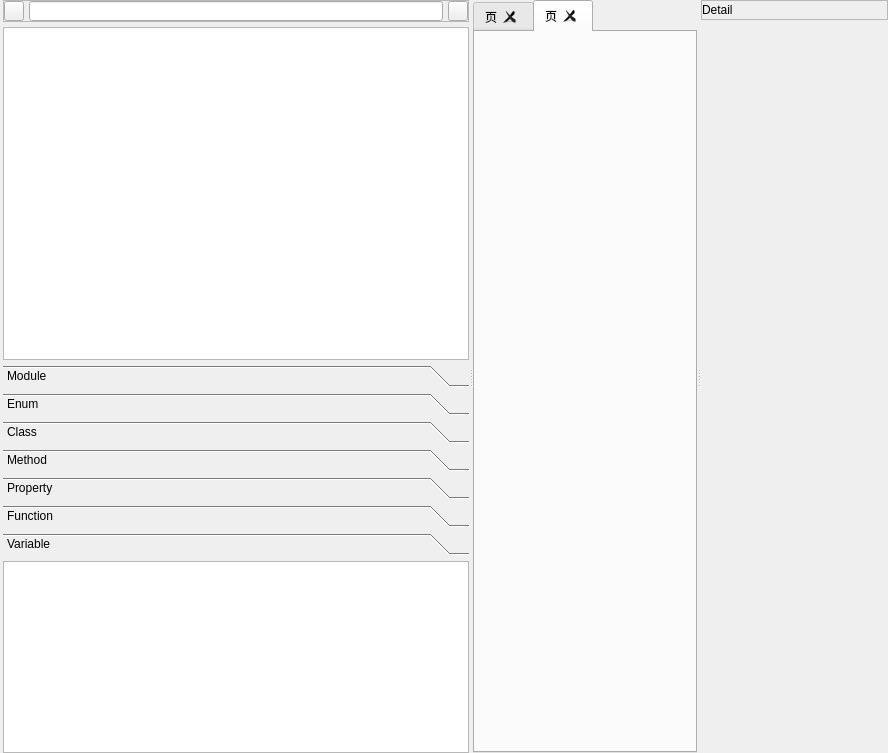
<?xml version="1.0" encoding="UTF-8"?>
<ui version="4.0">
 <class>ASTTabWidget</class>
 <widget class="QWidget" name="ASTTabWidget">
  <property name="geometry">
   <rect>
    <x>0</x>
    <y>0</y>
    <width>888</width>
    <height>753</height>
   </rect>
  </property>
  <property name="windowTitle">
   <string>AST Tab</string>
  </property>
  <layout class="QVBoxLayout" name="verticalLayout">
   <property name="spacing">
    <number>0</number>
   </property>
   <property name="leftMargin">
    <number>0</number>
   </property>
   <property name="topMargin">
    <number>0</number>
   </property>
   <property name="rightMargin">
    <number>0</number>
   </property>
   <property name="bottomMargin">
    <number>0</number>
   </property>
   <item>
    <widget class="QSplitter" name="splitter">
     <property name="orientation">
      <enum>Qt::Horizontal</enum>
     </property>
     <widget class="QWidget" name="widget" native="true">
      <layout class="QVBoxLayout" name="verticalLayout_2">
       <property name="spacing">
        <number>5</number>
       </property>
       <property name="leftMargin">
        <number>3</number>
       </property>
       <property name="topMargin">
        <number>0</number>
       </property>
       <property name="rightMargin">
        <number>0</number>
       </property>
       <property name="bottomMargin">
        <number>0</number>
       </property>
       <item>
        <widget class="QFrame" name="frame">
         <property name="frameShape">
          <enum>QFrame::StyledPanel</enum>
         </property>
         <property name="frameShadow">
          <enum>QFrame::Raised</enum>
         </property>
         <layout class="QHBoxLayout" name="horizontalLayout">
          <property name="spacing">
           <number>5</number>
          </property>
          <property name="leftMargin">
           <number>0</number>
          </property>
          <property name="topMargin">
           <number>0</number>
          </property>
          <property name="rightMargin">
           <number>0</number>
          </property>
          <property name="bottomMargin">
           <number>0</number>
          </property>
          <item>
           <widget class="QToolButton" name="add">
            <property name="minimumSize">
             <size>
              <width>20</width>
              <height>20</height>
             </size>
            </property>
            <property name="maximumSize">
             <size>
              <width>20</width>
              <height>20</height>
             </size>
            </property>
            <property name="text">
             <string/>
            </property>
           </widget>
          </item>
          <item>
           <widget class="QLineEdit" name="search">
            <property name="minimumSize">
             <size>
              <width>0</width>
              <height>20</height>
             </size>
            </property>
            <property name="maximumSize">
             <size>
              <width>16777215</width>
              <height>20</height>
             </size>
            </property>
            <property name="clearButtonEnabled">
             <bool>true</bool>
            </property>
           </widget>
          </item>
          <item>
           <widget class="QToolButton" name="tool">
            <property name="minimumSize">
             <size>
              <width>20</width>
              <height>20</height>
             </size>
            </property>
            <property name="maximumSize">
             <size>
              <width>20</width>
              <height>20</height>
             </size>
            </property>
            <property name="text">
             <string/>
            </property>
           </widget>
          </item>
         </layout>
        </widget>
       </item>
       <item>
        <widget class="QTreeWidget" name="tree">
         <property name="editTriggers">
          <set>QAbstractItemView::EditKeyPressed|QAbstractItemView::SelectedClicked</set>
         </property>
         <attribute name="headerVisible">
          <bool>false</bool>
         </attribute>
         <column>
          <property name="text">
           <string notr="true">1</string>
          </property>
         </column>
        </widget>
       </item>
       <item>
        <widget class="QToolBox" name="toolBox">
         <property name="currentIndex">
          <number>6</number>
         </property>
         <widget class="QWidget" name="Module">
          <property name="geometry">
           <rect>
            <x>0</x>
            <y>0</y>
            <width>471</width>
            <height>192</height>
           </rect>
          </property>
          <attribute name="label">
           <string>Module</string>
          </attribute>
          <layout class="QVBoxLayout" name="verticalLayout_4">
           <property name="spacing">
            <number>0</number>
           </property>
           <property name="leftMargin">
            <number>0</number>
           </property>
           <property name="topMargin">
            <number>0</number>
           </property>
           <property name="rightMargin">
            <number>0</number>
           </property>
           <property name="bottomMargin">
            <number>0</number>
           </property>
           <item>
            <widget class="QListWidget" name="module_list">
             <property name="editTriggers">
              <set>QAbstractItemView::EditKeyPressed|QAbstractItemView::SelectedClicked</set>
             </property>
            </widget>
           </item>
          </layout>
         </widget>
         <widget class="QWidget" name="Enum">
          <property name="geometry">
           <rect>
            <x>0</x>
            <y>0</y>
            <width>471</width>
            <height>192</height>
           </rect>
          </property>
          <attribute name="label">
           <string>Enum</string>
          </attribute>
          <layout class="QVBoxLayout" name="verticalLayout_5">
           <property name="spacing">
            <number>0</number>
           </property>
           <property name="leftMargin">
            <number>0</number>
           </property>
           <property name="topMargin">
            <number>0</number>
           </property>
           <property name="rightMargin">
            <number>0</number>
           </property>
           <property name="bottomMargin">
            <number>0</number>
           </property>
           <item>
            <widget class="QListWidget" name="enum_list">
             <property name="editTriggers">
              <set>QAbstractItemView::EditKeyPressed|QAbstractItemView::SelectedClicked</set>
             </property>
            </widget>
           </item>
          </layout>
         </widget>
         <widget class="QWidget" name="Class">
          <property name="geometry">
           <rect>
            <x>0</x>
            <y>0</y>
            <width>471</width>
            <height>192</height>
           </rect>
          </property>
          <attribute name="label">
           <string>Class</string>
          </attribute>
          <layout class="QVBoxLayout" name="verticalLayout_6">
           <property name="spacing">
            <number>0</number>
           </property>
           <property name="leftMargin">
            <number>0</number>
           </property>
           <property name="topMargin">
            <number>0</number>
           </property>
           <property name="rightMargin">
            <number>0</number>
           </property>
           <property name="bottomMargin">
            <number>0</number>
           </property>
           <item>
            <widget class="QListWidget" name="class_list">
             <property name="editTriggers">
              <set>QAbstractItemView::EditKeyPressed|QAbstractItemView::SelectedClicked</set>
             </property>
            </widget>
           </item>
          </layout>
         </widget>
         <widget class="QWidget" name="Method">
          <property name="geometry">
           <rect>
            <x>0</x>
            <y>0</y>
            <width>471</width>
            <height>192</height>
           </rect>
          </property>
          <attribute name="label">
           <string>Method</string>
          </attribute>
          <layout class="QVBoxLayout" name="verticalLayout_7">
           <property name="spacing">
            <number>0</number>
           </property>
           <property name="leftMargin">
            <number>0</number>
           </property>
           <property name="topMargin">
            <number>0</number>
           </property>
           <property name="rightMargin">
            <number>0</number>
           </property>
           <property name="bottomMargin">
            <number>0</number>
           </property>
           <item>
            <widget class="QListWidget" name="method_list">
             <property name="editTriggers">
              <set>QAbstractItemView::EditKeyPressed|QAbstractItemView::SelectedClicked</set>
             </property>
            </widget>
           </item>
          </layout>
         </widget>
         <widget class="QWidget" name="Property">
          <property name="geometry">
           <rect>
            <x>0</x>
            <y>0</y>
            <width>471</width>
            <height>192</height>
           </rect>
          </property>
          <attribute name="label">
           <string>Property</string>
          </attribute>
          <layout class="QVBoxLayout" name="verticalLayout_8">
           <property name="spacing">
            <number>0</number>
           </property>
           <property name="leftMargin">
            <number>0</number>
           </property>
           <property name="topMargin">
            <number>0</number>
           </property>
           <property name="rightMargin">
            <number>0</number>
           </property>
           <property name="bottomMargin">
            <number>0</number>
           </property>
           <item>
            <widget class="QListWidget" name="property_list">
             <property name="editTriggers">
              <set>QAbstractItemView::EditKeyPressed|QAbstractItemView::SelectedClicked</set>
             </property>
            </widget>
           </item>
          </layout>
         </widget>
         <widget class="QWidget" name="Function">
          <property name="geometry">
           <rect>
            <x>0</x>
            <y>0</y>
            <width>471</width>
            <height>192</height>
           </rect>
          </property>
          <attribute name="label">
           <string>Function</string>
          </attribute>
          <layout class="QVBoxLayout" name="verticalLayout_9">
           <property name="spacing">
            <number>0</number>
           </property>
           <property name="leftMargin">
            <number>0</number>
           </property>
           <property name="topMargin">
            <number>0</number>
           </property>
           <property name="rightMargin">
            <number>0</number>
           </property>
           <property name="bottomMargin">
            <number>0</number>
           </property>
           <item>
            <widget class="QListWidget" name="function_list">
             <property name="editTriggers">
              <set>QAbstractItemView::EditKeyPressed|QAbstractItemView::SelectedClicked</set>
             </property>
            </widget>
           </item>
          </layout>
         </widget>
         <widget class="QWidget" name="Variable">
          <property name="geometry">
           <rect>
            <x>0</x>
            <y>0</y>
            <width>471</width>
            <height>192</height>
           </rect>
          </property>
          <attribute name="label">
           <string>Variable</string>
          </attribute>
          <layout class="QVBoxLayout" name="verticalLayout_10">
           <property name="spacing">
            <number>0</number>
           </property>
           <property name="leftMargin">
            <number>0</number>
           </property>
           <property name="topMargin">
            <number>0</number>
           </property>
           <property name="rightMargin">
            <number>0</number>
           </property>
           <property name="bottomMargin">
            <number>0</number>
           </property>
           <item>
            <widget class="QListWidget" name="variable_list">
             <property name="editTriggers">
              <set>QAbstractItemView::EditKeyPressed|QAbstractItemView::SelectedClicked</set>
             </property>
            </widget>
           </item>
          </layout>
         </widget>
        </widget>
       </item>
      </layout>
     </widget>
     <widget class="QTabWidget" name="tabWidget">
      <property name="currentIndex">
       <number>1</number>
      </property>
      <property name="tabsClosable">
       <bool>true</bool>
      </property>
      <property name="movable">
       <bool>true</bool>
      </property>
      <widget class="QWidget" name="tab">
       <attribute name="title">
        <string>页</string>
       </attribute>
      </widget>
      <widget class="QWidget" name="tab_2">
       <attribute name="title">
        <string>页</string>
       </attribute>
      </widget>
     </widget>
     <widget class="QWidget" name="inspector" native="true">
      <layout class="QVBoxLayout" name="verticalLayout_3">
       <property name="spacing">
        <number>5</number>
       </property>
       <property name="leftMargin">
        <number>0</number>
       </property>
       <property name="topMargin">
        <number>0</number>
       </property>
       <property name="rightMargin">
        <number>0</number>
       </property>
       <property name="bottomMargin">
        <number>0</number>
       </property>
       <item>
        <widget class="QFrame" name="frame_2">
         <property name="sizePolicy">
          <sizepolicy hsizetype="Preferred" vsizetype="Fixed">
           <horstretch>0</horstretch>
           <verstretch>0</verstretch>
          </sizepolicy>
         </property>
         <property name="minimumSize">
          <size>
           <width>0</width>
           <height>20</height>
          </size>
         </property>
         <property name="maximumSize">
          <size>
           <width>16777215</width>
           <height>20</height>
          </size>
         </property>
         <property name="frameShape">
          <enum>QFrame::StyledPanel</enum>
         </property>
         <property name="frameShadow">
          <enum>QFrame::Raised</enum>
         </property>
         <layout class="QHBoxLayout" name="horizontalLayout_2">
          <property name="spacing">
           <number>0</number>
          </property>
          <property name="leftMargin">
           <number>0</number>
          </property>
          <property name="topMargin">
           <number>0</number>
          </property>
          <property name="rightMargin">
           <number>0</number>
          </property>
          <property name="bottomMargin">
           <number>0</number>
          </property>
          <item>
           <widget class="QLabel" name="detail_title">
            <property name="text">
             <string>Detail</string>
            </property>
           </widget>
          </item>
          <item>
           <spacer name="horizontalSpacer">
            <property name="orientation">
             <enum>Qt::Horizontal</enum>
            </property>
            <property name="sizeHint" stdset="0">
             <size>
              <width>14</width>
              <height>15</height>
             </size>
            </property>
           </spacer>
          </item>
         </layout>
        </widget>
       </item>
       <item>
        <widget class="QWidget" name="detail" native="true">
         <layout class="QVBoxLayout" name="detail_layout">
          <property name="spacing">
           <number>0</number>
          </property>
          <property name="leftMargin">
           <number>0</number>
          </property>
          <property name="topMargin">
           <number>0</number>
          </property>
          <property name="rightMargin">
           <number>0</number>
          </property>
          <property name="bottomMargin">
           <number>0</number>
          </property>
          <item>
           <spacer name="horizontalSpacer_2">
            <property name="orientation">
             <enum>Qt::Horizontal</enum>
            </property>
            <property name="sizeHint" stdset="0">
             <size>
              <width>103</width>
              <height>0</height>
             </size>
            </property>
           </spacer>
          </item>
         </layout>
        </widget>
       </item>
      </layout>
     </widget>
    </widget>
   </item>
  </layout>
 </widget>
 <resources/>
 <connections/>
</ui>
